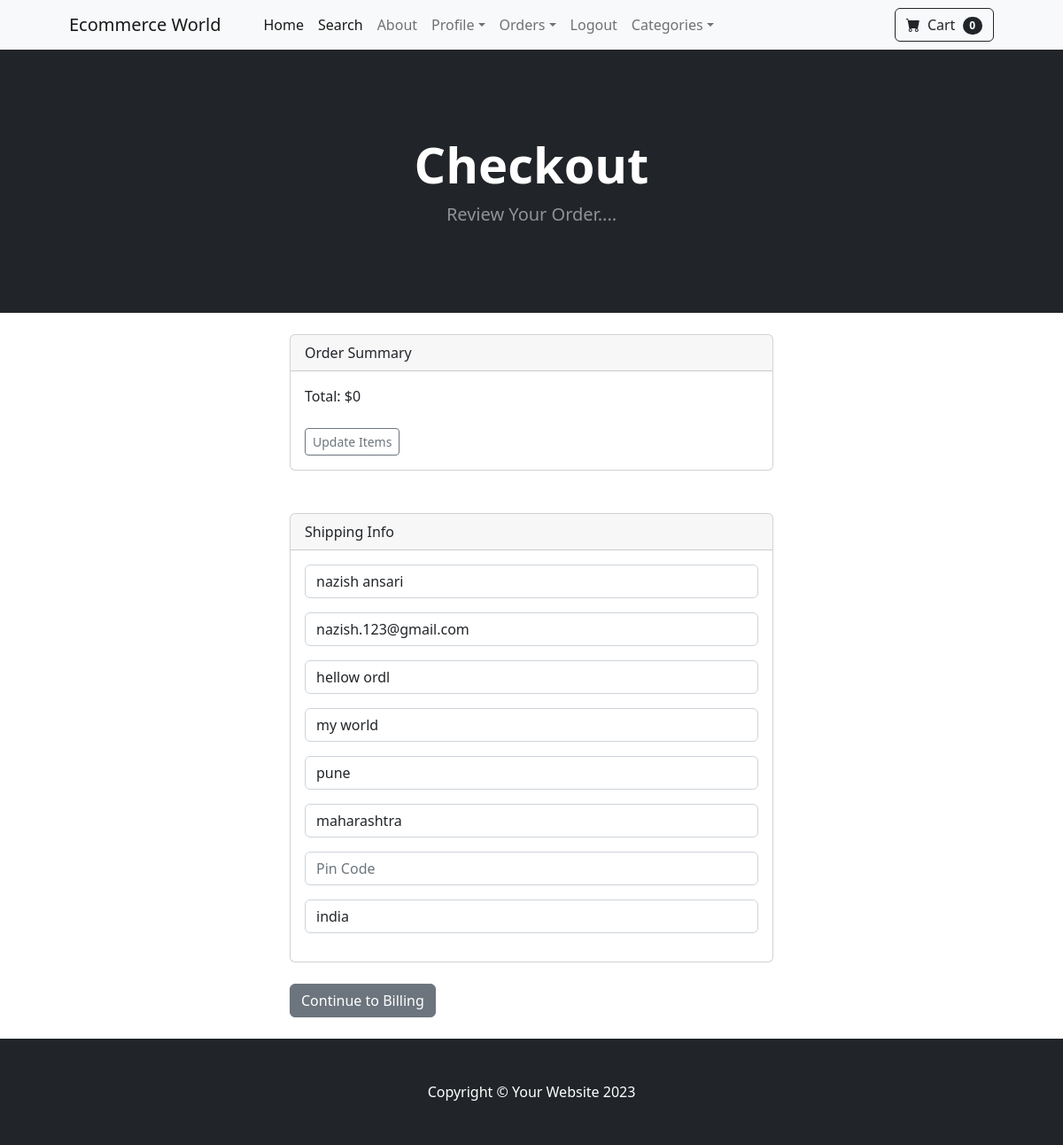
The app's page /payment/checkout (signed in) with its own data.
### payment/models.py (models this page shows, shortened)
class ShippingAddress(models.Model):
    user = models.ForeignKey(User, on_delete=models.CASCADE, null=True, blank=True)
    shipping_full_name = models.CharField(max_length=255)
    shipping_email = models.CharField(max_length=255)
    shipping_address1 = models.CharField(max_length=255)
    shipping_address2 = models.CharField(max_length=255, null=True, blank=True)
    shipping_city = models.CharField(max_length=255)
    shipping_state = models.CharField(max_length=255, null=True, blank=True)
    shipping_pincode = models.CharField(max_length=255, null=True, blank=True)
    shipping_country = models.CharField(max_length=255)
    class Mets:
        verbose_name_plural = "Shipping Address"

### payment/views.py (the view)
# urls.py: path('checkout', views.checkout, name='checkout'),
def checkout(request):
    cart = Cart(request)
    cart_products = cart.get_prods()
    quantities = cart.get_quants()
    totals = cart.cart_totals()
    if request.user.is_authenticated:
        shipping_user = ShippingAddress.objects.get(user__id=request.user.id)
        shipping_form = ShippingForm(request.POST or None, instance=shipping_user)
        return render(request, 'payment/checkout.html', {"cart_products": cart_products, "quantities": quantities, "totals": totals, "shipping_form": shipping_form})
    else:
        shipping_form = ShippingForm(request.POST or None)
        return render(request, 'payment/checkout.html', {"cart_products": cart_products, "quantities": quantities, "totals": totals, "shipping_form": shipping_form})

### cart/cart.py (called while the page is built, shortened)
    def __len__(self):
        return len(self.cart)

    def cart_totals(self):
        product_ids = self.cart.keys()
        products = Product.objects.filter(id__in = product_ids)
        quantities = self.cart
        total = 0
        return total

    def get_prods(self):
        product_ids = self.cart.keys()
        products = Product.objects.filter(id__in=product_ids)
        return products

    def get_quants(self):
        quantities = self.cart
        return quantities

### cart/context_processors.py (called while the page is built)
def cart(request):
    return {'cart': Cart(request)}

### payment/templates/payment/checkout.html (shortened to what this page needs)
{% extends "base.html" %}
{% block content %}
        <header class="bg-dark py-5">
            <div class="container px-4 px-lg-5 my-5">
                <div class="text-center text-white">
                    <h1 class="display-4 fw-bolder">Checkout</h1>
                    <p class="lead fw-normal text-white-50 mb-0">Review Your Order....</p>
                </div>
            </div>
        </header>
        <div class="container">
        	<div class="row">
        		<div class="col-md-6 offset-md-3">
                    <div class="card">
                        <div class="card-header">
                          Order Summary
                        </div>
                        <div class="card-body">
                            Total: ${{totals}}
                            <a href="{% url "cart_summary" %}" class="btn btn-sm btn-outline-secondary">
                                Update Items
                            </a>
                        </div>
                      </div>
                    <div class="card">
                        <div class="card-header">
                          Shipping Info
                        </div>
                        <div class="card-body">
                            <form method="POST" action="{% url "billing_info" %}">
                          {{shipping_form.as_p}}
                        </div>
                      </div>
                      <button type="submit" class="btn btn-secondary">Continue to Billing</button>
                </div>
            </div>
        </div>
        {% endblock %}

### records on screen
ShippingAddress: shipping_full_name "nazish ansari", shipping_email "nazish.123@gmail.com", shipping_address1 "hellow ordl", shipping_address2 "my world", shipping_city "pune", shipping_state "maharashtra", shipping_country "india"

### other values on screen
{{ cart|length }} "0"
{{ totals }} "0"
